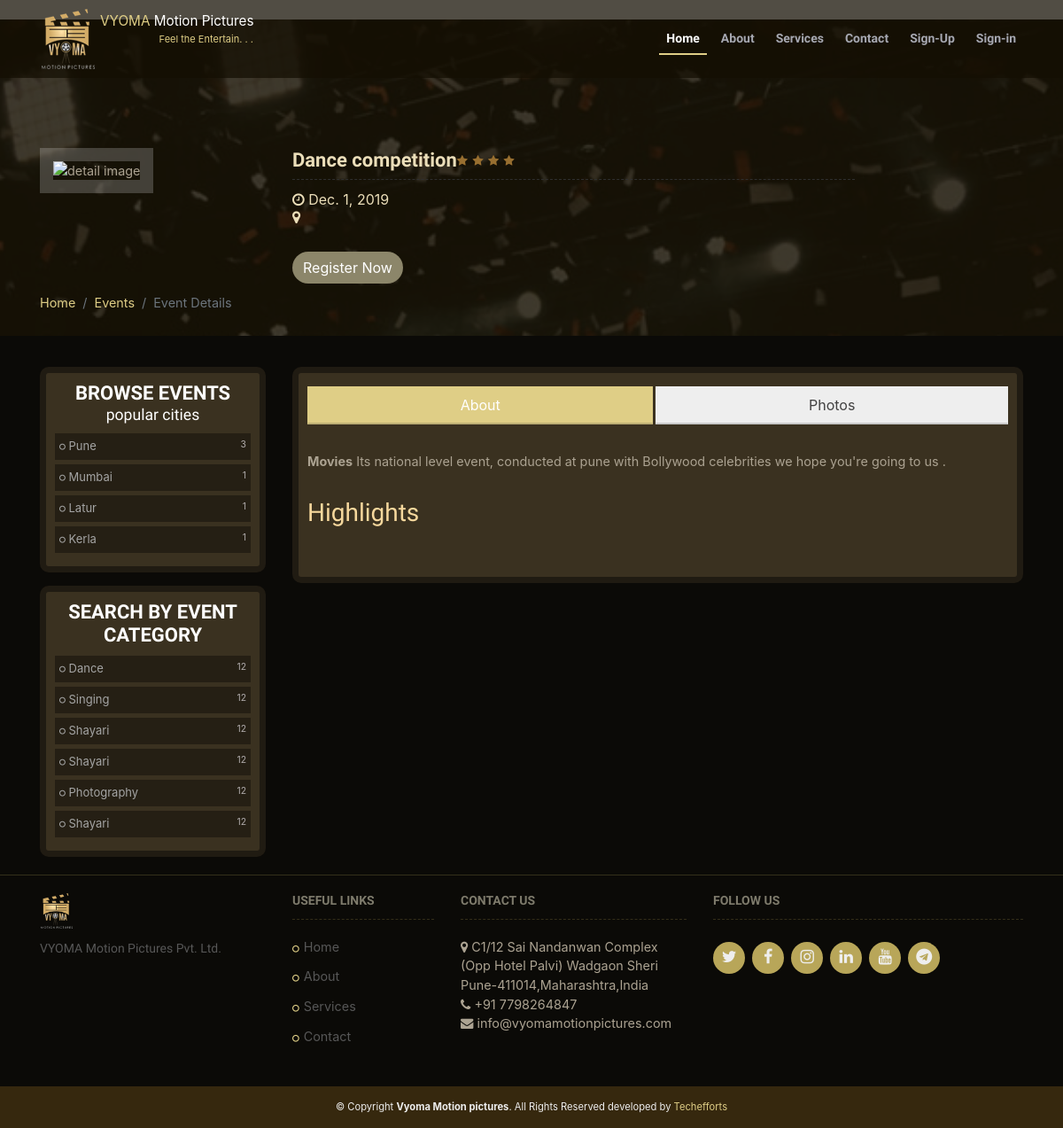
/event_details/1/, run on the app's committed database.
### event_reg/models.py (models this page shows)
class event(models.Model):
    event_name=models.CharField(max_length=125)
    event_photo=models.ImageField(upload_to="images/",null=True,blank=True)
    event_location=models.CharField(max_length=100)
    event_category=models.CharField(max_length=100,null=True,choices=CATEGORY_CHOICES, default='None')
    event_start_date=models.DateField(auto_now=False, auto_now_add=False)
    event_end_date=models.DateField(auto_now=False, auto_now_add=False)
    event_discription=models.TextField(blank=True,null=True)
    event_address=models.TextField(blank=True,null=True)
    file_categories_instruction=models.CharField(max_length=500,null=True,blank=True)
    file_type_instruction=models.CharField(max_length=500,null=True,blank=True)
    file_size_instruction=models.CharField(max_length=500,null=True,blank=True)
    participant_Age_instruction=models.CharField(max_length=500,null=True,blank=True)
    Registration_fees_instruction=models.CharField(max_length=500,null=True,blank=True)
    entry_deadline_instruction=models.DateField(auto_now=False, auto_now_add=False,null=True,blank=True)
    notification_date_instruction=models.DateField(auto_now=False, auto_now_add=False,null=True)
    prize_dist_instruction=models.DateField(auto_now=False, auto_now_add=False,null=True)
    other_instruction1=models.CharField(max_length=500,null=True,blank=True)
    other_instruction2=models.CharField(max_length=500,null=True,blank=True)
    other_instruction3=models.CharField(max_length=500,null=True,blank=True)
    other_instruction4=models.CharField(max_length=500,null=True,blank=True)
    other_instruction5=models.CharField(max_length=500,null=True,blank=True)
    event_highlight1=models.TextField(blank=True,null=True)
    event_highlight2=models.TextField(blank=True,null=True)
    event_highlight3=models.TextField(blank=True,null=True)
    event_highlight4=models.TextField(blank=True,null=True)
    event_highlight5=models.TextField(blank=True,null=True)
    event_highlight6=models.TextField(blank=True,null=True)
    event_photo1=models.ImageField(upload_to="images/",null=True,blank=True)
    event_photo2=models.ImageField(upload_to="images/",null=True,blank=True)
    event_photo3=models.ImageField(upload_to="images/",null=True,blank=True)
    event_photo4=models.ImageField(upload_to="images/",null=True,blank=True)
    event_photo5=models.ImageField(upload_to="images/",null=True,blank=True)
    event_photo6=models.ImageField(upload_to="images/",null=True,blank=True)
    event_photo7=models.ImageField(upload_to="images/",null=True,blank=True)

### event_reg/views.py (the view)
# urls.py: path('event_details/', views.event_details, name ='event_details'),
def event_details(request,pk=None):
	if pk:
		even=event.objects.get(pk=pk)
		all_events=event.objects.all()
		location=[]
		for item in all_events:
			if [item.event_location,event.objects.filter(event_location=item.event_location).count()] not in location:
				location.append([item.event_location,event.objects.filter(event_location=item.event_location).count()])
		return render(request,'event-details.html',{"event":even,"all_events":all_events,"location":location})
	return render(request,'event-details.html')

### templates/event-details.html (shortened to what this page needs)
﻿{% extends 'master.html' %}
{% load static %}
{% block content %}
    <section id="innerpage">
        <div class="container wow fadeInUp">
            <div class="section-header event-details">
                <div class="row">
                    <div class="col-lg-3 col-md-3"><img src="/media/{{event.event_photo1}}" alt="detail image " class="detail-img-brdr img-fluid" /></div>
                    <div class="col-lg-7 col-md-7 text-left">
                        <h2>{{event.event_name}}<i class="fa fa-star"></i> <i class="fa fa-star"></i> <i class="fa fa-star"></i> <i class="fa fa-star"></i></h2>
                        <p><i class="fa fa-clock-o fa-1x"></i> {{event.event_start_date}} </p>
                        <p class="ht47"><i class="fa fa-map-marker"></i> {{event.event_address}}</p>
                        <a href="{% url 'register_with_pk' pk=event.pk %}" class="btn btn-info btn-md">Register Now</a>
                    </div>
                    <div class="col-lg-3">
                    </div>
                </div>
                <ul class="breadcrumb mt-10">
                    <li class="breadcrumb-item"><a href="{% url 'index' %}">Home</a></li>
                    <li class="breadcrumb-item"><a href="{% url 'events' %}">Events</a></li>
                    <li class="breadcrumb-item active" aria-current="page">Event Details</li>
                </ul>
            </div>
        </div>
    </section>
    <main id="main">
        <div class="container">
            <section class="wow fadeInUp">
                <div class="row">
                    <div class="col-lg-3 col-md-3">
                        <section id="speakers">
                            <div class="border-box wow fadeInUp">
                                <div class="section-header filter">
                                    <h2>
                                        Browse events
                                        <small>Popular cities</small>
                                    </h2>
                                </div>
                                <div class="city-sidebar">
                                    <ul>
                                        {%for location in location %}
                                        <li><a href="#"> {{location.0}}<small class="pull-right">{{location.1}}</small></a>   </li>
                                        {%endfor%}
                                    </ul>
                                </div>
                            </div>
                            <div class="border-box wow m-0 fadeInUp">
                                <div class="section-header p-0 filter">
                                    <h2>
                                        Search by event category
                                    </h2>
                                </div>
                                <div class="city-sidebar">
                                    <ul>
                                        {%for cat in all_events %}
                                        <li><a href="#"> {{cat.event_category}} <small class="pull-right">12</small></a>   </li>
                                        {%endfor%}
                                    </ul>
                                </div>
                            </div>
                        </section>
                    </div>
                    <div class="col-lg-9 col-md-9">
                        <div class="border-box ">
                            <section id="tabs" class="detail-tab p-0">
                                <nav>
                                    <div class="nav nav-tabs nav-fill" id="nav-tab" role="tablist">
                                        <a class="nav-item nav-link active" id="nav-home-tab" data-toggle="tab" href="#nav-home" role="tab" aria-controls="nav-home" aria-selected="true">About</a>
                                        <a class="nav-item nav-link" id="nav-contact-tab" data-toggle="tab" href="#nav-contact" role="tab" aria-controls="nav-contact" aria-selected="false">Photos</a>
                                    </div>
                                </nav>
                                <div class="tab-content py-3 px-3 px-sm-0" id="nav-tabContent">
                                    <div class="tab-pane  fade show active" id="nav-home" role="tabpanel" aria-labelledby="nav-home-tab">
                                        <p>
                                            <b>Movies</b>
                                            {{event.event_discription}}
                                            <h3>Highlights</h3>
                                        </p>
                                    </div>
                                </div>
                            </section>
                        </div>
                    </div>
                </div>
            </section>
        </div>
    </main>
    {%endblock%}

### event_reg/static/event_reg/css/style.css (style rules this page uses)
.city-sidebar li { font-size: 13px }
.city-sidebar li a small { color: #b1acac }
a { color: #dfce86; transition: .5s }
p { padding: 0; margin: 0 0 30px 0 }
.nav-tabs { margin-bottom: 15px }
.img-fluid, .img-thumbnail { max-width: 100%; height: auto }
h1, h2, h3, h4, h5, h6 { font-family: Raleway,sans-serif; font-weight: 400; margin: 0 0 20px 0; padding: 0; color: #f6d89d }
.wow { visibility: hidden }
.section-header { position: relative }
.border-box { background: rgba(226,190,125,.22); padding: 10px; border: 7px solid rgba(0,0,0,.45); margin-bottom: 15px; margin-top: 15px; border-radius: 10px }
#main { background: #0b0a07; padding: 20px 0 }
.filter h2 small { text-transform: lowercase; display: block }
.city-sidebar ul, .country-sidebar ul { display: block; padding: 0; margin: 0 }
.city-sidebar ul li a { color: #a5a5a5 }
.city-sidebar > ul > li > a::before { font-family: fontawesome; content: "\f10c"; font-size: 8px; line-height: 19px; vertical-align: middle }
.city-sidebar ul li { display: block; color: #fff; background: #0000005e; margin-bottom: 5px; padding: 5px 5px; text-decoration: none }
.city-sidebar ul li:last-child { border-bottom: none }
.section-header h2 { font-size: 32px; text-transform: uppercase; text-align: center; font-weight: 700; color: #fff; margin-bottom: 10px }
.section-header h2 small { text-transform: lowercase; display: block }
.filter h2 { font-size: 22px; text-transform: uppercase; text-align: center; font-weight: 700; margin-bottom: 10px }
.section-header p { text-align: center; padding: 0; margin: 0; font-size: 18px; font-weight: 500; color: #9195a2 }
#innerpage { background-attachment: fixed; padding: 60px 0 27px 0; background: url(../img/3.jpg) top center no-repeat; background-size: cover; overflow: hidden; position: relative }
#innerpage:before { content: ""; background: rgba(23,16,2,.82); position: absolute; bottom: 0; top: 0; left: 0; right: 0 }
#innerpage .section-header h2, #innerpage p { color: #fff }
#innerpage .section-header h2 { font-size: 36px; text-transform: uppercase; text-align: center; font-weight: 700; margin-bottom: 10px; margin-top: 50px }
#innerpage .section-header .breadcrumb { display: -ms-flexbox; display: flex; -ms-flex-wrap: wrap; flex-wrap: wrap; padding: 0; margin-bottom: 0; list-style: none; background-color: transparent; border-radius: 0 }
#innerpage .section-header.event-details p { font-size: 16px; text-transform: none; font-weight: 400 }
.event-details { padding-top: 85px }
#innerpage .section-header.event-details h2 { font-size: 22px; text-transform: none; border-bottom: 1px dashed #2f2f2f; padding-bottom: 5px }
.ht47 { height: 47px }
.mt-10 { margin-top: 10px }
.event-details h2 i { color: #986f30; font-size: 13px; vertical-align: middle; line-height: 30px }
#innerpage .section-header.event-details h2, #innerpage .section-header.event-details p { text-align: left; margin-top: 0; color: #ebdeb9 }
.detail-img-brdr { border: 15px solid rgba(255,255,255,.2) }
#tabs.detail-tabs .nav-tabs .nav-item.show .nav-link, .nav-tabs .nav-link { color: #424141 !important; background-color: transparent; border-color: transparent transparent #f3f3f3; border-bottom: 2px solid #3333 !important; margin: 5px 10px 0 0; background: #eee !important }
#tabs.detail-tabs .nav-tabs .nav-item.show .nav-link, .nav-tabs .nav-item.show .nav-link, .nav-tabs .nav-link.active { color: #fff !important; background-color: transparent; border-color: transparent transparent #f3f3f3; border-bottom-color: #f3f3f3; border-bottom: 2px solid #3333 !important; background: #dfce86 !important }
#tabs.detail-tab .nav-tabs .nav-link, .nav-tabs .nav-link { border-bottom: 2px solid #3333 !important; border-top-left-radius: 0; border-top-right-radius: 0; color: #517ec8; font-size: 16px; background: #eee; margin-right: 3px }
#tabs.detail-tab .nav-tabs .nav-link:last-child, .nav-tabs .nav-link:last-child { margin-right: 0 }
#tabs.detail-tab .nav-tabs { border-bottom: none }
@media (min-width:1024px) { #innerpage { background-attachment: fixed } }

### data on the page
event: event_name "Dance competition", event_start_date "Dec. 1, 2019", event_location "Pune", event_category "Dance", event_discription "Its national level event, conducted at pune with Bollywood celebrities we hope you're going to us ."
event: event_location "Mumbai", event_category "Singing"
event: event_location "Latur", event_category "Shayari"
event: event_location "Kerla", event_category "Shayari"
event: event_category "Photography"
event: event_category "Shayari"

### other printed values
{{ location.1 }} "3" "1" "1" "1"
